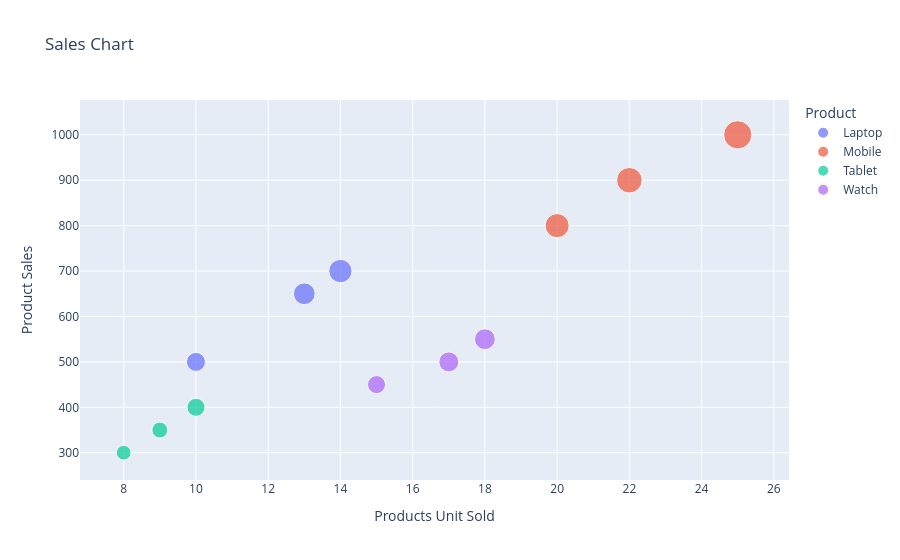

This figure's notebook cell:
### Code cell
fig = px.scatter(
    df,
    x="Units_Sold",
    y="Sales",
    color="Product",
    size="Profit",
    hover_name="Product",
    hover_data=["Region","Month"],
    labels={
        "Units_Sold":"Products Unit Sold",
        "Sales":"Product Sales"
    },
    title="Sales Chart"
)

fig.show()

### Figure 1 — Plotly figure (JSON) as saved in the notebook; plotly's stock layout.template omitted (floating-point values rounded to 4 significant figures)
{"data": [{"customdata": [["North", "Jan"], ["South", "Feb"], ["East", "Mar"]], "hovertemplate": "<b>%{hovertext}</b><br><br>Product=Laptop<br>Products Unit Sold=%{x}<br>Product Sales=%{y}<br>Profit=%{marker.size}<br>Region=%{customdata[0]}<br>Month=%{customdata[1]}<extra></extra>", "hovertext": ["Laptop", "Laptop", "Laptop"], "legendgroup": "Laptop", "marker": {"color": "#636efa", "size": [100, 130, 150], "sizemode": "area", "sizeref": 0.55, "symbol": "circle"}, "mode": "markers", "name": "Laptop", "orientation": "v", "showlegend": true, "type": "scatter", "x": [10, 13, 14], "xaxis": "x", "y": [500, 650, 700], "yaxis": "y"}, {"customdata": [["North", "Jan"], ["South", "Feb"], ["East", "Mar"]], "hovertemplate": "<b>%{hovertext}</b><br><br>Product=Mobile<br>Products Unit Sold=%{x}<br>Product Sales=%{y}<br>Profit=%{marker.size}<br>Region=%{customdata[0]}<br>Month=%{customdata[1]}<extra></extra>", "hovertext": ["Mobile", "Mobile", "Mobile"], "legendgroup": "Mobile", "marker": {"color": "#EF553B", "size": [160, 180, 220], "sizemode": "area", "sizeref": 0.55, "symbol": "circle"}, "mode": "markers", "name": "Mobile", "orientation": "v", "showlegend": true, "type": "scatter", "x": [20, 22, 25], "xaxis": "x", "y": [800, 900, 1000], "yaxis": "y"}, {"customdata": [["North", "Jan"], ["South", "Feb"], ["East", "Mar"]], "hovertemplate": "<b>%{hovertext}</b><br><br>Product=Tablet<br>Products Unit Sold=%{x}<br>Product Sales=%{y}<br>Profit=%{marker.size}<br>Region=%{customdata[0]}<br>Month=%{customdata[1]}<extra></extra>", "hovertext": ["Tablet", "Tablet", "Tablet"], "legendgroup": "Tablet", "marker": {"color": "#00cc96", "size": [60, 70, 90], "sizemode": "area", "sizeref": 0.55, "symbol": "circle"}, "mode": "markers", "name": "Tablet", "orientation": "v", "showlegend": true, "type": "scatter", "x": [8, 9, 10], "xaxis": "x", "y": [300, 350, 400], "yaxis": "y"}, {"customdata": [["North", "Jan"], ["South", "Feb"], ["East", "Mar"]], "hovertemplate": "<b>%{hovertext}</b><br><br>Product=Watch<br>Products Unit Sold=%{x}<br>Product Sales=%{y}<br>Profit=%{marker.size}<br>Region=%{customdata[0]}<br>Month=%{customdata[1]}<extra></extra>", "hovertext": ["Watch", "Watch", "Watch"], "legendgroup": "Watch", "marker": {"color": "#ab63fa", "size": [90, 110, 120], "sizemode": "area", "sizeref": 0.55, "symbol": "circle"}, "mode": "markers", "name": "Watch", "orientation": "v", "showlegend": true, "type": "scatter", "x": [15, 17, 18], "xaxis": "x", "y": [450, 500, 550], "yaxis": "y"}], "layout": {"legend": {"itemsizing": "constant", "title": {"text": "Product"}, "tracegroupgap": 0}, "title": {"text": "Sales Chart"}, "xaxis": {"anchor": "y", "domain": [0, 1], "title": {"text": "Products Unit Sold"}}, "yaxis": {"anchor": "x", "domain": [0, 1], "title": {"text": "Product Sales"}}}}
